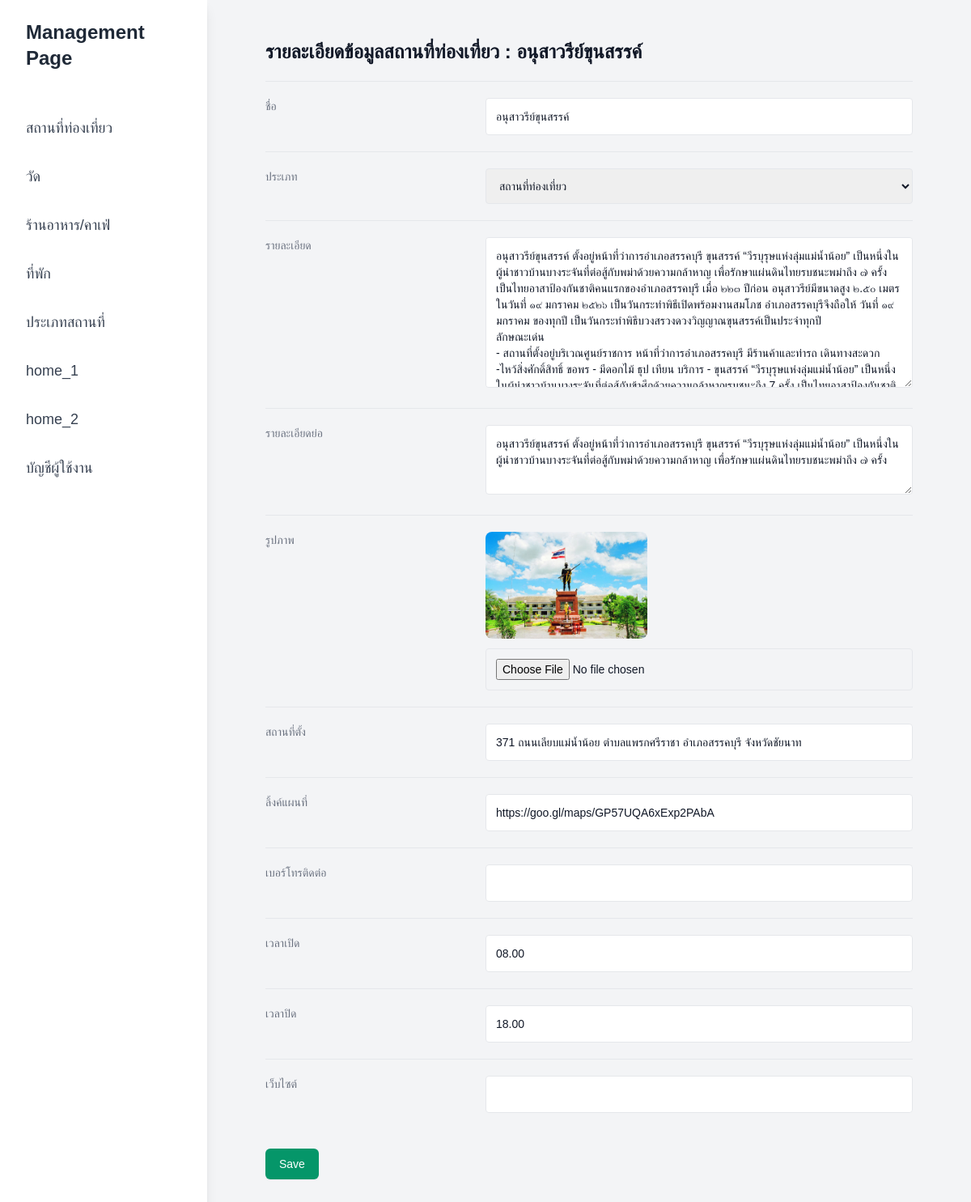
/admin/pages/edit.php?id=7 (signed in), run on an earlier commit of the app's database.
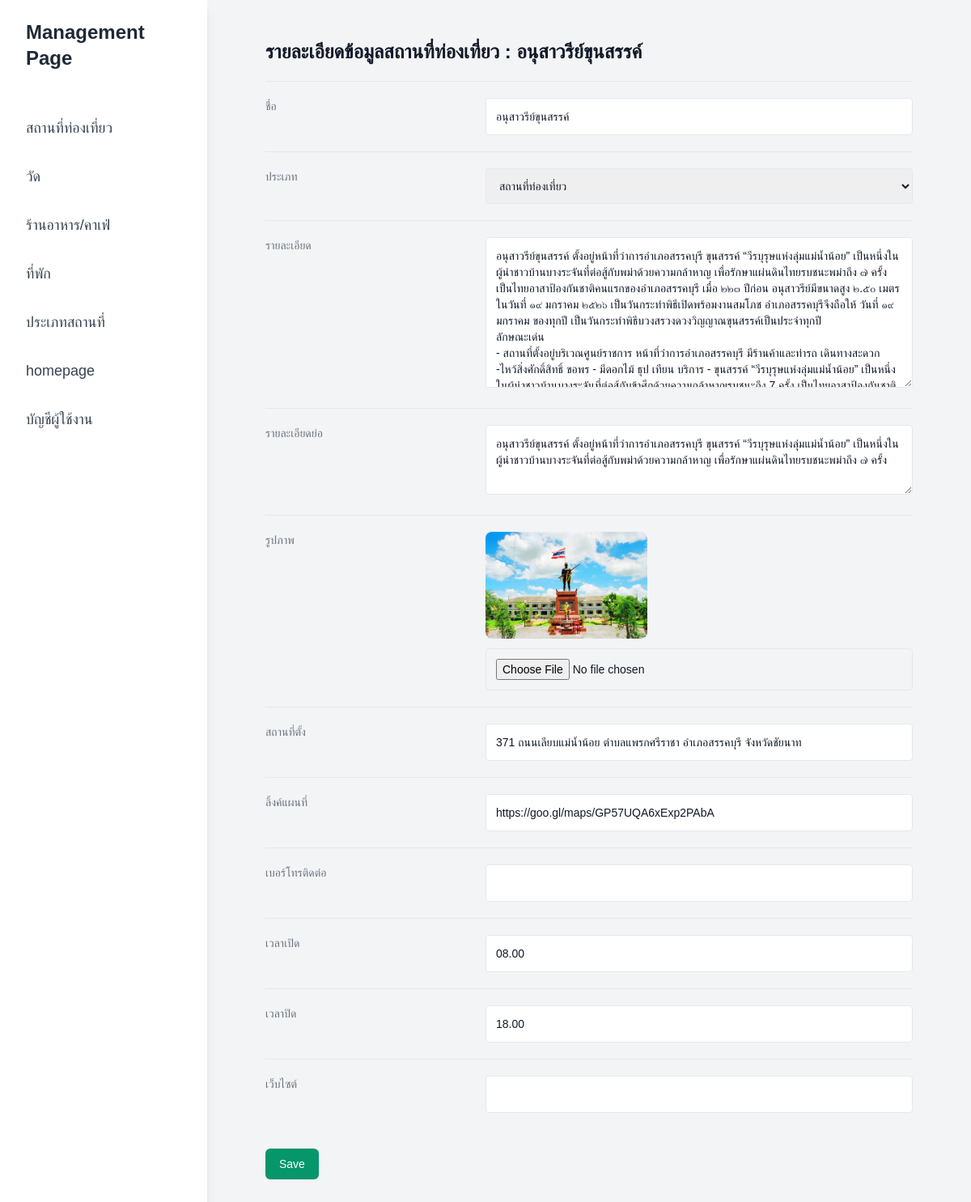
And on a later commit of the database.
### tables this page shows
CREATE TABLE `category` (
  `id` int(11) NOT NULL,
  `name` varchar(255) NOT NULL,
  `category_id` varchar(20) NOT NULL
);

### admin/pages/edit.php (the view, shortened to what the changed rows need)
<?php
include '../db/db.php';
$id = $_GET['id'];
$sql = "SELECT l.id, l.name, l.description, l.short_description, l.img_1, l.location, l.map, l.tel, l.open_time, l.close_time, l.website, c.name as category_name, l.category_id FROM locations as l
LEFT JOIN category as c ON c.category_id = l.category_id WHERE l.id = '$id'";
$result = $db->query($sql);
if ($result->num_rows > 0) {
    $row = $result->fetch_assoc();
} else {
    header("Location: ../../404.html");
}
?>
<!DOCTYPE html>
<html lang="en">
<head>
    <link href="https://cdn.jsdelivr.net/npm/tailwindcss@2.2.19/dist/tailwind.min.css" rel="stylesheet">
</head>
<body class="bg-gray-100">
    <?php include 'header.php'; ?>
    <div class="max-w-4xl mx-auto py-6 sm:px-6 lg:px-8">
        <div class="px-4 py-6 sm:px-0">
            <h1 class="text-2xl font-semibold text-gray-900">รายละเอียดข้อมูลสถานที่ท่องเที่ยว : <?= $row['name'] ?></h1>
        </div>
    </div>
</body>
</html>

### admin/pages/header.php (shortened to what the changed rows need)
<div class="flex flex-col lg:flex-row h-screen bg-gray-100 h-full">
    <aside class="bg-white w-full lg:w-64 shadow-lg">
        <a href="manage.php?category_id=1">
            <div class="py-6 px-8 bg-white flex justify-between items-center">
                <h1 class="text-2xl font-bold text-gray-800">Management Page</h1>
        </a>
</div>
<nav id="menu" class="mt-4 lg:block">
    <?php
    $sqlCategory = "SELECT * FROM category";
    $resultCategory = $db->query($sqlCategory);
    while ($categoryRow = $resultCategory->fetch_assoc()) {
    ?>
        <a href="manage.php?category_id=<?= $categoryRow['category_id'] ?>" class="flex items-center px-8 py-4 text-gray-700 hover:bg-gray-200">
            <span class="text-lg"><?= $categoryRow['name'] ?></span>
        </a>
    <?php }
    ?>
</nav>

What changed in the data, as far as the page shows it:
removed category: name "home_1"
removed category: name "home_2"
added category: name "homepage"
